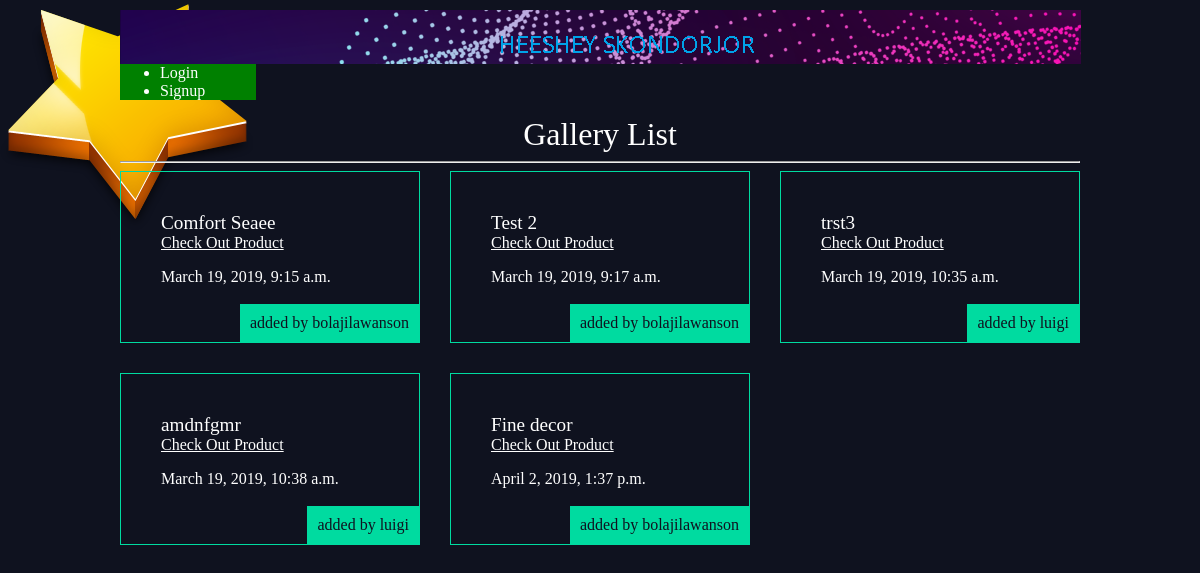
The app's page /articles/ with its own data.
### articles/models.py (models this page shows, shortened)
class Article(models.Model):
	title = models.CharField(max_length=100)
	slug = models.SlugField()
	body = models.TextField()
	date = models.DateTimeField(auto_now_add=True)
	thumb = models.ImageField(default="default.png", blank=True)
	author = models.ForeignKey(User, on_delete=models.PROTECT,default=None)

### articles/views.py (the view)
def article_list(request):
	articles = Article.objects.all().order_by('date')
	return render(request, 'articles/article_list.html', {'articles':articles})

### articles/templates/articles/article_list.html
{% extends 'base_layout.html'  %}
{% block content %}
	<h1 style="text-align: center">Gallery List</h1>
	<hr>
	<div class="articles">
		{% for article in articles %}
			<div class="article">
				<h2><a href="{% url 'articles:detail' slug=article.slug %}">{{ article.title }}</a></h2>
				<a href="{% url 'articles:detail' slug=article.slug %}" style="text-decoration: underline">{{ "Check Out Product" }}</a>
				<p>{{ article.date }}</p>
				<p class="author">added by {{ article.author.username }}</p>
			</div>
		{% endfor %}
	</div>
{% endblock %}

### templates/base_layout.html (shortened to what this page needs)
{% load static from staticfiles %}
<!DOCTYPE html>
<html>
<head>
	<link rel="stylesheet" href="{% static 'styles.css' %}">
</head>
<body>
	<div class="wrapper">
		<h1><a href="{% url 'home' %}"><img src="{% static 'logo.png' %}" id="base-logo"></a></h1>
		<nav>
			<ul>
				{% if user.is_authenticated %}
					<li>
						<form class="logout-link site-form" action="{% url 'accounts:logout' %}" method="POST">
							{% csrf_token %}
							<button type="submit">Logout</button>
						</form>
					</li>
					<li><a href="{% url 'articles:create' %}" class="highlight">New Article</a></li>
				{% else %}
					<li><a href="{% url 'accounts:login' %}">Login</a></li>
					<li><a href="{% url 'accounts:signup' %}">Signup</a></li>
				{% endif %}
			</ul>
		</nav>
		{% block content %}
		{% endblock %}
	</div>
</body>
</html>

### assets/styles.css (style rules this page uses)
body { background: #0f121f; background-image: url(/static/stars.png); background-repeat: no-repeat; color: #fff; }
h1,h2,h3,h4,h5 { font-weight: normal; margin: 0; }
a, a:hover, a:visited { color: #fff; text-decoration: none; }
.wrapper { max-width: 960px; margin: 0 auto; }
.articles { display: grid; grid-template-columns: 1fr 1fr 1fr; grid-gap: 30px; }
.article { padding: 10px; border: 1px solid #00dba0; position: relative; padding: 40px; }
.article h2 { font-size: 1.2em; }
.article .author { padding: 10px; background: #00dba0; position: absolute; right: 0; bottom: 0; margin: 0; color: #0f121f; }
#base-logo { float: left; }
nav ul { background-color: green; width: 10%; margin-top: 10px; }

### records on screen
Article: title "Comfort Seaee", value "Check Out Product", date "March 19, 2019, 9:15 a.m.", author.username "bolajilawanson"
Article: title "Test 2", value "Check Out Product", date "March 19, 2019, 9:17 a.m.", author.username "bolajilawanson"
Article: title "trst3", value "Check Out Product", date "March 19, 2019, 10:35 a.m.", author.username "luigi"
Article: title "amdnfgmr", value "Check Out Product", date "March 19, 2019, 10:38 a.m.", author.username "luigi"
Article: title "Fine decor", value "Check Out Product", date "April 2, 2019, 1:37 p.m.", author.username "bolajilawanson"
